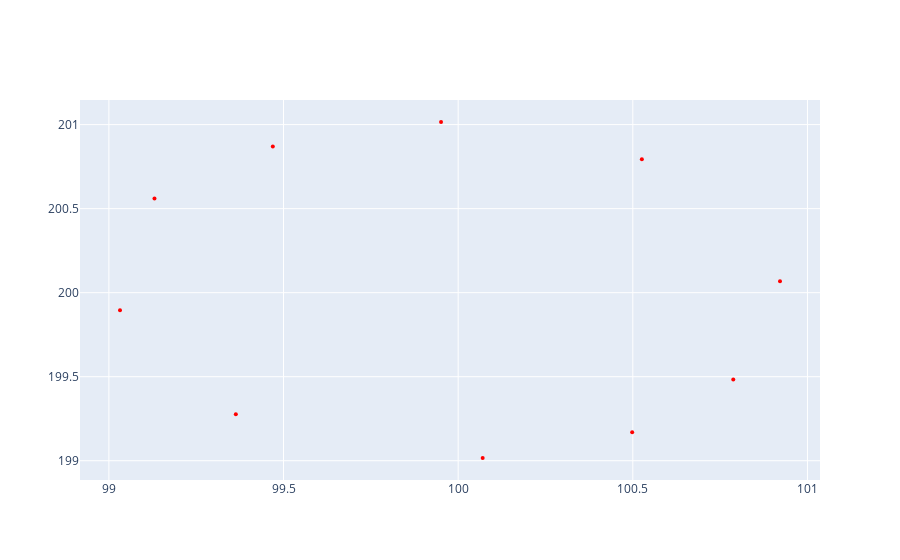

Notebook code cell kept with this figure:
### Code cell
import plotly.graph_objects as go

fig = go.Figure()

# points
scatter = go.Scatter(
    x=pts[:,0],
    y=pts[:,1],
    mode="markers",
    marker={
        'size':4,
        'color':'red'},
    name="points"
)
fig.add_trace(scatter)

fig.show()

### Figure 1 — Plotly figure (JSON) as saved in the notebook; plotly's stock layout.template omitted (floating-point values rounded to 4 significant figures)
{"data": [{"marker": {"color": "red", "size": 4}, "mode": "markers", "name": "points", "type": "scatter", "x": [99.95, 100.1, 100.9, 99.03, 99.47, 100.5, 99.13, 100.8, 100.5, 99.36], "y": [201.0, 199.0, 200.1, 199.9, 200.9, 200.8, 200.6, 199.5, 199.2, 199.3]}], "layout": {}}
